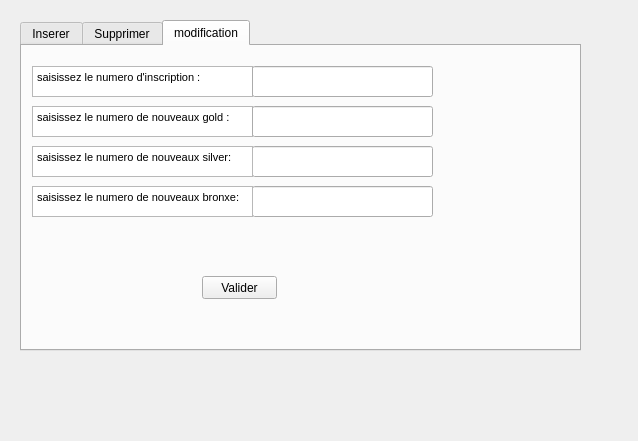
<?xml version="1.0" encoding="UTF-8"?>
<ui version="4.0">
 <class>insertEpreuve</class>
 <widget class="QWidget" name="insertEpreuve">
  <property name="geometry">
   <rect>
    <x>0</x>
    <y>0</y>
    <width>638</width>
    <height>441</height>
   </rect>
  </property>
  <property name="windowTitle">
   <string>insertEpreuve</string>
  </property>
  <widget class="QTabWidget" name="tabWidget">
   <property name="geometry">
    <rect>
     <x>20</x>
     <y>20</y>
     <width>561</width>
     <height>331</height>
    </rect>
   </property>
   <property name="currentIndex">
    <number>2</number>
   </property>
   <widget class="QWidget" name="inserer">
    <attribute name="title">
     <string>Inserer</string>
    </attribute>
    <widget class="QTextEdit" name="textEdit_2">
     <property name="geometry">
      <rect>
       <x>10</x>
       <y>70</y>
       <width>201</width>
       <height>31</height>
      </rect>
     </property>
     <property name="html">
      <string>&lt;!DOCTYPE HTML PUBLIC &quot;-//W3C//DTD HTML 4.0//EN&quot; &quot;http://www.w3.org/TR/REC-html40/strict.dtd&quot;&gt;
&lt;html&gt;&lt;head&gt;&lt;meta name=&quot;qrichtext&quot; content=&quot;1&quot; /&gt;&lt;style type=&quot;text/css&quot;&gt;
p, li { white-space: pre-wrap; }
&lt;/style&gt;&lt;/head&gt;&lt;body style=&quot; font-family:'MS Shell Dlg 2'; font-size:8.25pt; font-weight:400; font-style:normal;&quot;&gt;
&lt;p style=&quot; margin-top:0px; margin-bottom:0px; margin-left:0px; margin-right:0px; -qt-block-indent:0; text-indent:0px;&quot;&gt;saisissez le numero du premier(gold):&lt;/p&gt;&lt;/body&gt;&lt;/html&gt;</string>
     </property>
    </widget>
    <widget class="QTextEdit" name="textEdit">
     <property name="geometry">
      <rect>
       <x>10</x>
       <y>30</y>
       <width>201</width>
       <height>31</height>
      </rect>
     </property>
     <property name="html">
      <string>&lt;!DOCTYPE HTML PUBLIC &quot;-//W3C//DTD HTML 4.0//EN&quot; &quot;http://www.w3.org/TR/REC-html40/strict.dtd&quot;&gt;
&lt;html&gt;&lt;head&gt;&lt;meta name=&quot;qrichtext&quot; content=&quot;1&quot; /&gt;&lt;style type=&quot;text/css&quot;&gt;
p, li { white-space: pre-wrap; }
&lt;/style&gt;&lt;/head&gt;&lt;body style=&quot; font-family:'MS Shell Dlg 2'; font-size:8.25pt; font-weight:400; font-style:normal;&quot;&gt;
&lt;p style=&quot; margin-top:0px; margin-bottom:0px; margin-left:0px; margin-right:0px; -qt-block-indent:0; text-indent:0px;&quot;&gt;saisissez le numero d'epreuve :&lt;/p&gt;&lt;/body&gt;&lt;/html&gt;</string>
     </property>
    </widget>
    <widget class="QLineEdit" name="lineEditGold">
     <property name="geometry">
      <rect>
       <x>210</x>
       <y>70</y>
       <width>181</width>
       <height>31</height>
      </rect>
     </property>
    </widget>
    <widget class="QLineEdit" name="lineEditEp">
     <property name="geometry">
      <rect>
       <x>210</x>
       <y>30</y>
       <width>181</width>
       <height>31</height>
      </rect>
     </property>
    </widget>
    <widget class="QLabel" name="label_insertResultat">
     <property name="geometry">
      <rect>
       <x>20</x>
       <y>250</y>
       <width>351</width>
       <height>21</height>
      </rect>
     </property>
     <property name="text">
      <string/>
     </property>
    </widget>
    <widget class="QPushButton" name="pushButton_insertEpreuve">
     <property name="geometry">
      <rect>
       <x>160</x>
       <y>210</y>
       <width>75</width>
       <height>23</height>
      </rect>
     </property>
     <property name="text">
      <string>Valider</string>
     </property>
    </widget>
    <widget class="QTextEdit" name="textEdit_8">
     <property name="geometry">
      <rect>
       <x>10</x>
       <y>120</y>
       <width>201</width>
       <height>31</height>
      </rect>
     </property>
     <property name="html">
      <string>&lt;!DOCTYPE HTML PUBLIC &quot;-//W3C//DTD HTML 4.0//EN&quot; &quot;http://www.w3.org/TR/REC-html40/strict.dtd&quot;&gt;
&lt;html&gt;&lt;head&gt;&lt;meta name=&quot;qrichtext&quot; content=&quot;1&quot; /&gt;&lt;style type=&quot;text/css&quot;&gt;
p, li { white-space: pre-wrap; }
&lt;/style&gt;&lt;/head&gt;&lt;body style=&quot; font-family:'MS Shell Dlg 2'; font-size:8.25pt; font-weight:400; font-style:normal;&quot;&gt;
&lt;p style=&quot; margin-top:0px; margin-bottom:0px; margin-left:0px; margin-right:0px; -qt-block-indent:0; text-indent:0px;&quot;&gt;saisissez le numero du second(silver) :&lt;/p&gt;&lt;/body&gt;&lt;/html&gt;</string>
     </property>
    </widget>
    <widget class="QLineEdit" name="lineEditSilver">
     <property name="geometry">
      <rect>
       <x>210</x>
       <y>120</y>
       <width>181</width>
       <height>31</height>
      </rect>
     </property>
    </widget>
    <widget class="QLineEdit" name="lineEditBronxe">
     <property name="geometry">
      <rect>
       <x>210</x>
       <y>160</y>
       <width>181</width>
       <height>41</height>
      </rect>
     </property>
    </widget>
    <widget class="QTextEdit" name="textEdit_9">
     <property name="geometry">
      <rect>
       <x>10</x>
       <y>160</y>
       <width>201</width>
       <height>41</height>
      </rect>
     </property>
     <property name="html">
      <string>&lt;!DOCTYPE HTML PUBLIC &quot;-//W3C//DTD HTML 4.0//EN&quot; &quot;http://www.w3.org/TR/REC-html40/strict.dtd&quot;&gt;
&lt;html&gt;&lt;head&gt;&lt;meta name=&quot;qrichtext&quot; content=&quot;1&quot; /&gt;&lt;style type=&quot;text/css&quot;&gt;
p, li { white-space: pre-wrap; }
&lt;/style&gt;&lt;/head&gt;&lt;body style=&quot; font-family:'MS Shell Dlg 2'; font-size:8.25pt; font-weight:400; font-style:normal;&quot;&gt;
&lt;p style=&quot; margin-top:0px; margin-bottom:0px; margin-left:0px; margin-right:0px; -qt-block-indent:0; text-indent:0px;&quot;&gt;saisissez le numero du troisieme(bronxe) :&lt;/p&gt;&lt;/body&gt;&lt;/html&gt;</string>
     </property>
    </widget>
   </widget>
   <widget class="QWidget" name="tabRemove">
    <attribute name="title">
     <string>Supprimer</string>
    </attribute>
    <widget class="QPushButton" name="pushButton_RemoveEpreuve_2">
     <property name="geometry">
      <rect>
       <x>130</x>
       <y>110</y>
       <width>75</width>
       <height>23</height>
      </rect>
     </property>
     <property name="text">
      <string>Valider</string>
     </property>
    </widget>
    <widget class="QTextEdit" name="textEdit_3">
     <property name="geometry">
      <rect>
       <x>10</x>
       <y>50</y>
       <width>201</width>
       <height>31</height>
      </rect>
     </property>
     <property name="html">
      <string>&lt;!DOCTYPE HTML PUBLIC &quot;-//W3C//DTD HTML 4.0//EN&quot; &quot;http://www.w3.org/TR/REC-html40/strict.dtd&quot;&gt;
&lt;html&gt;&lt;head&gt;&lt;meta name=&quot;qrichtext&quot; content=&quot;1&quot; /&gt;&lt;style type=&quot;text/css&quot;&gt;
p, li { white-space: pre-wrap; }
&lt;/style&gt;&lt;/head&gt;&lt;body style=&quot; font-family:'MS Shell Dlg 2'; font-size:8.25pt; font-weight:400; font-style:normal;&quot;&gt;
&lt;p style=&quot; margin-top:0px; margin-bottom:0px; margin-left:0px; margin-right:0px; -qt-block-indent:0; text-indent:0px;&quot;&gt;épreuve a supprimer :&lt;/p&gt;&lt;/body&gt;&lt;/html&gt;</string>
     </property>
    </widget>
    <widget class="QLineEdit" name="lineEditRemoveEp">
     <property name="geometry">
      <rect>
       <x>210</x>
       <y>50</y>
       <width>181</width>
       <height>31</height>
      </rect>
     </property>
    </widget>
    <widget class="QLabel" name="label_supprimeResultat">
     <property name="geometry">
      <rect>
       <x>20</x>
       <y>140</y>
       <width>411</width>
       <height>20</height>
      </rect>
     </property>
     <property name="text">
      <string/>
     </property>
    </widget>
   </widget>
   <widget class="QWidget" name="tabModif">
    <attribute name="title">
     <string>modification</string>
    </attribute>
    <widget class="QTextEdit" name="textEdit_5">
     <property name="geometry">
      <rect>
       <x>10</x>
       <y>20</y>
       <width>221</width>
       <height>31</height>
      </rect>
     </property>
     <property name="html">
      <string>&lt;!DOCTYPE HTML PUBLIC &quot;-//W3C//DTD HTML 4.0//EN&quot; &quot;http://www.w3.org/TR/REC-html40/strict.dtd&quot;&gt;
&lt;html&gt;&lt;head&gt;&lt;meta name=&quot;qrichtext&quot; content=&quot;1&quot; /&gt;&lt;style type=&quot;text/css&quot;&gt;
p, li { white-space: pre-wrap; }
&lt;/style&gt;&lt;/head&gt;&lt;body style=&quot; font-family:'MS Shell Dlg 2'; font-size:8.25pt; font-weight:400; font-style:normal;&quot;&gt;
&lt;p style=&quot; margin-top:0px; margin-bottom:0px; margin-left:0px; margin-right:0px; -qt-block-indent:0; text-indent:0px;&quot;&gt;saisissez le numero d'inscription :&lt;/p&gt;&lt;/body&gt;&lt;/html&gt;</string>
     </property>
    </widget>
    <widget class="QTextEdit" name="textEdit_6">
     <property name="geometry">
      <rect>
       <x>10</x>
       <y>60</y>
       <width>221</width>
       <height>31</height>
      </rect>
     </property>
     <property name="html">
      <string>&lt;!DOCTYPE HTML PUBLIC &quot;-//W3C//DTD HTML 4.0//EN&quot; &quot;http://www.w3.org/TR/REC-html40/strict.dtd&quot;&gt;
&lt;html&gt;&lt;head&gt;&lt;meta name=&quot;qrichtext&quot; content=&quot;1&quot; /&gt;&lt;style type=&quot;text/css&quot;&gt;
p, li { white-space: pre-wrap; }
&lt;/style&gt;&lt;/head&gt;&lt;body style=&quot; font-family:'MS Shell Dlg 2'; font-size:8.25pt; font-weight:400; font-style:normal;&quot;&gt;
&lt;p style=&quot; margin-top:0px; margin-bottom:0px; margin-left:0px; margin-right:0px; -qt-block-indent:0; text-indent:0px;&quot;&gt;saisissez le numero de nouveaux gold :&lt;/p&gt;&lt;/body&gt;&lt;/html&gt;</string>
     </property>
    </widget>
    <widget class="QLineEdit" name="lineEditModifResGold">
     <property name="geometry">
      <rect>
       <x>230</x>
       <y>60</y>
       <width>181</width>
       <height>31</height>
      </rect>
     </property>
    </widget>
    <widget class="QLineEdit" name="lineEditModifIn">
     <property name="geometry">
      <rect>
       <x>230</x>
       <y>20</y>
       <width>181</width>
       <height>31</height>
      </rect>
     </property>
    </widget>
    <widget class="QLabel" name="label_modifResultat">
     <property name="geometry">
      <rect>
       <x>10</x>
       <y>260</y>
       <width>391</width>
       <height>21</height>
      </rect>
     </property>
     <property name="text">
      <string/>
     </property>
    </widget>
    <widget class="QPushButton" name="pushButton_insertEpreuve_2">
     <property name="geometry">
      <rect>
       <x>180</x>
       <y>230</y>
       <width>75</width>
       <height>23</height>
      </rect>
     </property>
     <property name="text">
      <string>Valider</string>
     </property>
    </widget>
    <widget class="QLineEdit" name="lineEditModifResSilver">
     <property name="geometry">
      <rect>
       <x>230</x>
       <y>100</y>
       <width>181</width>
       <height>31</height>
      </rect>
     </property>
    </widget>
    <widget class="QTextEdit" name="textEdit_7">
     <property name="geometry">
      <rect>
       <x>10</x>
       <y>100</y>
       <width>221</width>
       <height>31</height>
      </rect>
     </property>
     <property name="html">
      <string>&lt;!DOCTYPE HTML PUBLIC &quot;-//W3C//DTD HTML 4.0//EN&quot; &quot;http://www.w3.org/TR/REC-html40/strict.dtd&quot;&gt;
&lt;html&gt;&lt;head&gt;&lt;meta name=&quot;qrichtext&quot; content=&quot;1&quot; /&gt;&lt;style type=&quot;text/css&quot;&gt;
p, li { white-space: pre-wrap; }
&lt;/style&gt;&lt;/head&gt;&lt;body style=&quot; font-family:'MS Shell Dlg 2'; font-size:8.25pt; font-weight:400; font-style:normal;&quot;&gt;
&lt;p style=&quot; margin-top:0px; margin-bottom:0px; margin-left:0px; margin-right:0px; -qt-block-indent:0; text-indent:0px;&quot;&gt;saisissez le numero de nouveaux silver:&lt;/p&gt;&lt;/body&gt;&lt;/html&gt;</string>
     </property>
    </widget>
    <widget class="QLineEdit" name="lineEditModifResBronxe">
     <property name="geometry">
      <rect>
       <x>230</x>
       <y>140</y>
       <width>181</width>
       <height>31</height>
      </rect>
     </property>
    </widget>
    <widget class="QTextEdit" name="textEdit_10">
     <property name="geometry">
      <rect>
       <x>10</x>
       <y>140</y>
       <width>221</width>
       <height>31</height>
      </rect>
     </property>
     <property name="html">
      <string>&lt;!DOCTYPE HTML PUBLIC &quot;-//W3C//DTD HTML 4.0//EN&quot; &quot;http://www.w3.org/TR/REC-html40/strict.dtd&quot;&gt;
&lt;html&gt;&lt;head&gt;&lt;meta name=&quot;qrichtext&quot; content=&quot;1&quot; /&gt;&lt;style type=&quot;text/css&quot;&gt;
p, li { white-space: pre-wrap; }
&lt;/style&gt;&lt;/head&gt;&lt;body style=&quot; font-family:'MS Shell Dlg 2'; font-size:8.25pt; font-weight:400; font-style:normal;&quot;&gt;
&lt;p style=&quot; margin-top:0px; margin-bottom:0px; margin-left:0px; margin-right:0px; -qt-block-indent:0; text-indent:0px;&quot;&gt;saisissez le numero de nouveaux bronxe:&lt;/p&gt;&lt;/body&gt;&lt;/html&gt;</string>
     </property>
    </widget>
   </widget>
  </widget>
 </widget>
 <resources/>
 <connections>
  <connection>
   <sender>pushButton_insertEpreuve</sender>
   <signal>clicked()</signal>
   <receiver>insertEpreuve</receiver>
   <slot>insertResultat()</slot>
   <hints>
    <hint type="sourcelabel">
     <x>223</x>
     <y>270</y>
    </hint>
    <hint type="destinationlabel">
     <x>361</x>
     <y>370</y>
    </hint>
   </hints>
  </connection>
  <connection>
   <sender>pushButton_RemoveEpreuve_2</sender>
   <signal>clicked()</signal>
   <receiver>insertEpreuve</receiver>
   <slot>removeResultat()</slot>
   <hints>
    <hint type="sourcelabel">
     <x>181</x>
     <y>168</y>
    </hint>
    <hint type="destinationlabel">
     <x>384</x>
     <y>393</y>
    </hint>
   </hints>
  </connection>
  <connection>
   <sender>pushButton_insertEpreuve_2</sender>
   <signal>clicked()</signal>
   <receiver>insertEpreuve</receiver>
   <slot>modifResultat()</slot>
   <hints>
    <hint type="sourcelabel">
     <x>234</x>
     <y>282</y>
    </hint>
    <hint type="destinationlabel">
     <x>416</x>
     <y>382</y>
    </hint>
   </hints>
  </connection>
 </connections>
 <slots>
  <slot>refreshResult()</slot>
  <slot>insertInscription()</slot>
  <slot>removeInscription()</slot>
  <slot>ModifInscription()</slot>
  <slot>insertResultat()</slot>
  <slot>removeResultat()</slot>
  <slot>modifResultat()</slot>
 </slots>
</ui>
